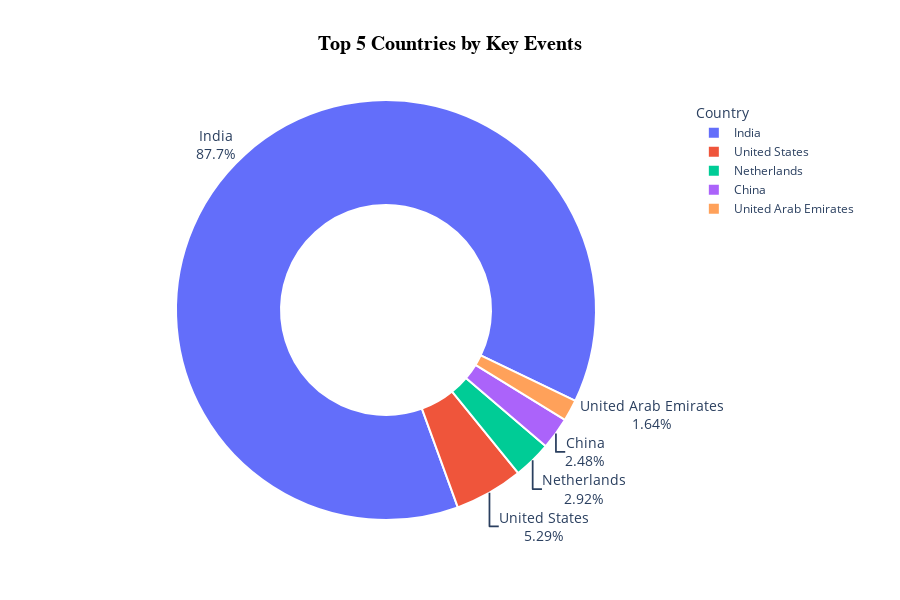

Notebook code cell kept with this figure:
### Code cell
fig7 = px.pie(top_5,
              names= 'Country',
              values= 'Key_events',
              title= 'Top 5 Countries by Events',
              hole= 0.5,
              height= 600
             )

fig7.update_traces(textinfo= 'percent+label',
                   textposition= 'outside',
                   textfont_size= 14,
                   rotation= 160,
                   marker=dict(line=dict(color='white', width=2))
                  )

fig7.update_layout(template= 'plotly_white',
                   title_x= 0.5,
                   showlegend=True,
                   legend_title_text='Country'
                  )

fig7.update_layout(title= 
                   dict(text= '<b>Top 5 Countries by Key Events<b>',
                   x= 0.5,
                   xanchor= 'center',
                   font=dict(family= "Montserrat", size=20, color='black'
                             )
                       )
                  )
                               
fig7.show()

### Figure 1 — Plotly figure (JSON) as saved in the notebook; plotly's stock layout.template omitted (floating-point values rounded to 4 significant figures)
{"data": [{"domain": {"x": [0, 1], "y": [0, 1]}, "hole": 0.5, "hovertemplate": "Country=%{label}<br>Key_events=%{value}<extra></extra>", "labels": ["India", "United States", "Netherlands", "China", "United Arab Emirates"], "legendgroup": "", "marker": {"line": {"color": "white", "width": 2}}, "name": "", "rotation": 160, "showlegend": true, "textfont": {"size": 14}, "textinfo": "percent+label", "textposition": "outside", "type": "pie", "values": [28515, 1720, 951, 805, 534]}], "layout": {"height": 600, "legend": {"title": {"text": "Country"}, "tracegroupgap": 0}, "showlegend": true, "title": {"font": {"color": "black", "family": "Montserrat", "size": 20}, "text": "<b>Top 5 Countries by Key Events<b>", "x": 0.5, "xanchor": "center"}}}
